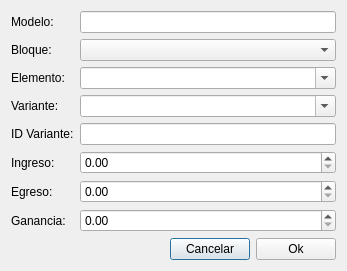
<?xml version="1.0" encoding="UTF-8"?>
<ui version="4.0">
 <class>add_element</class>
 <widget class="QDialog" name="add_element">
  <property name="geometry">
   <rect>
    <x>0</x>
    <y>0</y>
    <width>347</width>
    <height>253</height>
   </rect>
  </property>
  <property name="windowTitle">
   <string>Nuevo elemento</string>
  </property>
  <layout class="QVBoxLayout" name="verticalLayout">
   <item>
    <layout class="QFormLayout" name="formLayout">
     <item row="0" column="0">
      <widget class="QLabel" name="label">
       <property name="text">
        <string>Modelo:</string>
       </property>
      </widget>
     </item>
     <item row="0" column="1">
      <widget class="QLineEdit" name="NombreModelo_lineEdit"/>
     </item>
     <item row="1" column="0">
      <widget class="QLabel" name="label_2">
       <property name="text">
        <string>Bloque:</string>
       </property>
      </widget>
     </item>
     <item row="1" column="1">
      <widget class="QComboBox" name="Bloque_comboBox">
       <property name="editable">
        <bool>false</bool>
       </property>
      </widget>
     </item>
     <item row="2" column="0">
      <widget class="QLabel" name="label_3">
       <property name="text">
        <string>Elemento:</string>
       </property>
      </widget>
     </item>
     <item row="2" column="1">
      <widget class="QComboBox" name="Elemento_comboBox">
       <property name="editable">
        <bool>true</bool>
       </property>
      </widget>
     </item>
     <item row="3" column="0">
      <widget class="QLabel" name="label_4">
       <property name="text">
        <string>Variante:</string>
       </property>
      </widget>
     </item>
     <item row="3" column="1">
      <widget class="QComboBox" name="Variante_comboBox">
       <property name="editable">
        <bool>true</bool>
       </property>
      </widget>
     </item>
     <item row="4" column="0">
      <widget class="QLabel" name="label_5">
       <property name="text">
        <string>ID Variante:</string>
       </property>
      </widget>
     </item>
     <item row="4" column="1">
      <widget class="QLineEdit" name="IdVariante_lineEdit"/>
     </item>
     <item row="5" column="0">
      <widget class="QLabel" name="label_6">
       <property name="text">
        <string>Ingreso:</string>
       </property>
      </widget>
     </item>
     <item row="5" column="1">
      <widget class="QDoubleSpinBox" name="Ingreso_doubleSpinBox"/>
     </item>
     <item row="6" column="0">
      <widget class="QLabel" name="label_7">
       <property name="text">
        <string>Egreso:</string>
       </property>
      </widget>
     </item>
     <item row="6" column="1">
      <widget class="QDoubleSpinBox" name="Egreso_doubleSpinBox"/>
     </item>
     <item row="7" column="0">
      <widget class="QLabel" name="label_8">
       <property name="text">
        <string>Ganancia:</string>
       </property>
      </widget>
     </item>
     <item row="7" column="1">
      <widget class="QDoubleSpinBox" name="Ganancia_doubleSpinBox"/>
     </item>
    </layout>
   </item>
   <item>
    <layout class="QHBoxLayout" name="horizontalLayout_2">
     <item>
      <spacer name="horizontalSpacer">
       <property name="orientation">
        <enum>Qt::Horizontal</enum>
       </property>
       <property name="sizeHint" stdset="0">
        <size>
         <width>40</width>
         <height>20</height>
        </size>
       </property>
      </spacer>
     </item>
     <item>
      <widget class="QPushButton" name="Cancel_pushButton">
       <property name="text">
        <string>Cancelar</string>
       </property>
      </widget>
     </item>
     <item>
      <widget class="QPushButton" name="OK_pushButton">
       <property name="text">
        <string>Ok</string>
       </property>
      </widget>
     </item>
    </layout>
   </item>
  </layout>
 </widget>
 <resources/>
 <connections/>
</ui>
